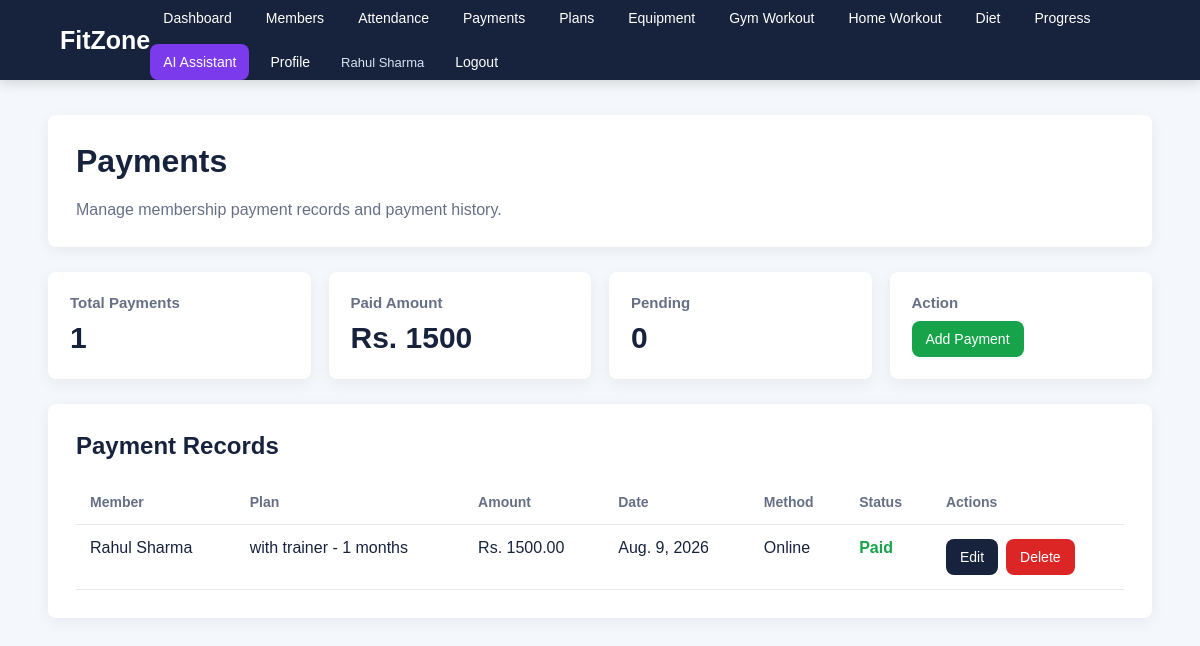
Page /payments/ (signed in) on the committed database.
### gymapp/models.py (models this page shows, shortened)
class CustomUser(AbstractUser):
    ROLE_CHOICES = [
        ("admin", "Admin"),
        ("member", "Member"),
    ]
    role = models.CharField(
        max_length=20,
        choices=ROLE_CHOICES,
        default="member"
    )

class Payment(models.Model):
    PAYMENT_MODE_CHOICES = [
        ("Cash", "Cash"),
        ("Online", "Online"),
    ]
    PAYMENT_STATUS_CHOICES = [
        ("Pending", "Pending"),
        ("Paid", "Paid"),
        ("Failed", "Failed"),
    ]
    member = models.ForeignKey(
        MemberProfile,
        on_delete=models.CASCADE,
        related_name="payments"
    )
    plan = models.ForeignKey(
        MembershipPlan,
        on_delete=models.SET_NULL,
        null=True,
        blank=True,
        related_name="payments"
    )
    amount = models.DecimalField(
        max_digits=10,
        decimal_places=2
    )
    payment_date = models.DateField(
        default=timezone.now
    )
    payment_method = models.CharField(
        max_length=20,
        choices=PAYMENT_MODE_CHOICES
    )
    payment_status = models.CharField(
        max_length=20,
        choices=PAYMENT_STATUS_CHOICES,
        default="Pending"
    )
    notes = models.TextField(blank=True)

class MemberProfile(models.Model):
    GENDER_CHOICES = [
        ("Male", "Male"),
        ("Female", "Female"),
        ("Other", "Other"),
    ]
    GOAL_CHOICES = [
        ("Weight Gain", "Weight Gain"),
        ("Weight Loss", "Weight Loss"),
        ("Muscle Gain", "Muscle Gain"),
        ("Maintain Weight", "Maintain Weight"),
        ("General Fitness", "General Fitness"),
    ]
    user = models.OneToOneField(
        settings.AUTH_USER_MODEL,
        on_delete=models.CASCADE,
        related_name="member_profile"
    )
    full_name = models.CharField(max_length=100)
    mobile = models.CharField(max_length=15)
    email = models.EmailField(
        blank=True,
        null=True
    )
    age = models.PositiveIntegerField(
        blank=True,
        null=True
    )
    gender = models.CharField(
        max_length=10,
        choices=GENDER_CHOICES,
        blank=True,
        null=True
    )
    goal = models.CharField(
        max_length=30,
        choices=GOAL_CHOICES,
        blank=True
    )
    address = models.TextField(blank=True)
    joining_date = models.DateField(
        default=timezone.now
    )
    plan = models.ForeignKey(
        MembershipPlan,
        on_delete=models.SET_NULL,
        null=True,
        blank=True,
        related_name="members"
    )
    ai_plan = models.ForeignKey(
        AIPlan,
        on_delete=models.SET_NULL,
        null=True,
        blank=True,
        related_name="ai_members"
    )
    trainer = models.ForeignKey(
        Trainer,
        on_delete=models.SET_NULL,
        null=True,
        blank=True,
        related_name="members"
    )
    membership_start = models.DateField(
        null=True,
        blank=True
    )
    membership_end_date = models.DateField(
        null=True,
        blank=True
    )

class MembershipPlan(models.Model):
    name = models.CharField(max_length=100)
    duration_months = models.PositiveIntegerField()
    fee = models.DecimalField(
        max_digits=10,
        decimal_places=2
    )
    description = models.TextField(blank=True)
    def __str__(self):
        return f"{self.name} - {self.duration_months} months"

### gymapp/views.py (the view)
# urls.py: path("payments/", views.payments, name="payments"),
@login_required
def payments(request):
    payment_list = Payment.objects.select_related("member", "plan").all().order_by(
        "-payment_date"
    )
    paid_total = payment_list.filter(payment_status="Paid").aggregate(total=Sum("amount"))[
        "total"
    ] or 0
    pending_count = payment_list.filter(payment_status="Pending").count()
    return render(
        request,
        "payments.html",
        {
            "payments": payment_list,
            "paid_total": paid_total,
            "pending_count": pending_count,
        },
    )

### templates/payments.html
{% extends "base.html" %}
{% block content %}
<div class="page-container">
    <div class="page-header">
        <h1>Payments</h1>
        <p>Manage membership payment records and payment history.</p>
    </div>
    <div class="stats">
        <div class="stat">
            <h3>Total Payments</h3>
            <div class="number">{{ payments|length }}</div>
        </div>
        <div class="stat">
            <h3>Paid Amount</h3>
            <div class="number">Rs. {{ paid_total }}</div>
        </div>
        <div class="stat">
            <h3>Pending</h3>
            <div class="number">{{ pending_count }}</div>
        </div>
        <div class="stat">
            <h3>Action</h3>
            <a href="{% url 'payment_add' %}" class="button success">Add Payment</a>
        </div>
    </div>
    <div class="section">
        <h2>Payment Records</h2>
        {% if payments %}
            <div class="table-wrapper">
                <table>
                    <thead>
                        <tr>
                            <th>Member</th>
                            <th>Plan</th>
                            <th>Amount</th>
                            <th>Date</th>
                            <th>Method</th>
                            <th>Status</th>
                            <th>Actions</th>
                        </tr>
                    </thead>
                    <tbody>
                        {% for payment in payments %}
                            <tr>
                                <td>{{ payment.member.full_name }}</td>
                                <td>{{ payment.plan|default:"-" }}</td>
                                <td>Rs. {{ payment.amount }}</td>
                                <td>{{ payment.payment_date }}</td>
                                <td>{{ payment.payment_method }}</td>
                                <td>
                                    {% if payment.payment_status == "Paid" %}
                                        <span class="status-good">Paid</span>
                                    {% else %}
                                        <span class="status-bad">{{ payment.payment_status }}</span>
                                    {% endif %}
                                </td>
                                <td>
                                    <div class="actions">
                                        <a href="{% url 'payment_edit' payment.pk %}" class="button">Edit</a>
                                        <a href="{% url 'payment_delete' payment.pk %}" class="button danger">Delete</a>
                                    </div>
                                </td>
                            </tr>
                        {% endfor %}
                    </tbody>
                </table>
            </div>
        {% else %}
            <div class="empty">No payment records found.</div>
        {% endif %}
    </div>
</div>
{% endblock %}

### templates/base.html (shortened to what this page needs)
<!DOCTYPE html>
<html lang="en">
<head>
</head>
<body>
    <nav class="navbar">
        <a href="{% url 'dashboard' %}" class="logo">FitZone</a>
        <div class="nav-links">
            {% if user.is_authenticated %}
                <a href="{% url 'dashboard' %}">Dashboard</a>
                <a href="{% url 'members' %}">Members</a>
                <a href="{% url 'attendance' %}">Attendance</a>
                <a href="{% url 'payments' %}">Payments</a>
                <a href="{% url 'membership_plans' %}">Plans</a>
                <a href="{% url 'equipment' %}">Equipment</a>
                <a href="{% url 'workout' %}">Gym Workout</a>
                <a href="{% url 'home_workout' %}">Home Workout</a>
                <a href="{% url 'diet' %}">Diet</a>
                <a href="{% url 'progress' %}">Progress</a>
                <a href="{% url 'ai_assistant' %}" class="ai-link">AI Assistant</a>
                <a href="{% url 'profile' %}">Profile</a>
                <span class="user-label">{{ user.get_full_name|default:user.username }}</span>
                <form method="post" action="{% url 'logout' %}">
                    <button type="submit" class="logout-button">Logout</button>
                </form>
            {% else %}
                <a href="{% url 'login' %}">Login</a>
                <a href="{% url 'register' %}">Register</a>
            {% endif %}
        </div>
    </nav>
    <div class="content">
        {% block content %}{% endblock %}
    </div>
</body>
</html>

### templates/base.html (style rules this page uses)
* { box-sizing: border-box; }
body { margin: 0; font-family: Arial, sans-serif; background: #f4f7fb; color: #17233c; }
a { color: inherit; text-decoration: none; }
.navbar { background: #17233c; padding: 0 5%; min-height: 70px; display: flex; align-items: center; justify-content: space-between; box-shadow: 0 3px 12px rgba(0, 0, 0, 0.15); }
.logo { color: white; font-size: 25px; font-weight: bold; }
.nav-links { display: flex; gap: 8px; align-items: center; flex-wrap: wrap; }
.nav-links a, .logout-button { color: white; background: transparent; border: 0; padding: 10px 13px; border-radius: 8px; font-size: 14px; font-family: Arial, sans-serif; cursor: pointer; }
.ai-link { background: #7c3aed !important; }
.user-label { color: #dbe4f0; font-size: 13px; padding: 8px 10px; }
.content { min-height: calc(100vh - 70px); }
.page-container { width: 92%; max-width: 1200px; margin: 35px auto; }
.page-header, .section, .card { background: white; padding: 28px; border-radius: 8px; margin-bottom: 25px; box-shadow: 0 4px 15px rgba(0, 0, 0, 0.06); }
.page-header h1, .section h2, .card h2 { margin-top: 0; }
.page-header p { margin-bottom: 0; color: #667085; }
.stats { display: grid; grid-template-columns: repeat(4, 1fr); gap: 18px; margin-bottom: 25px; }
.stat { background: white; padding: 22px; border-radius: 8px; box-shadow: 0 4px 15px rgba(0, 0, 0, 0.06); }
.stat h3 { margin: 0 0 10px; color: #667085; font-size: 15px; }
.number { font-size: 30px; font-weight: bold; }
.table-wrapper { overflow-x: auto; }
table { width: 100%; border-collapse: collapse; }
th, td { padding: 14px; text-align: left; border-bottom: 1px solid #e5e7eb; vertical-align: top; }
th { color: #667085; font-size: 14px; }
.actions { display: flex; gap: 8px; flex-wrap: wrap; align-items: center; }
.button, button.button { display: inline-block; border: 0; border-radius: 8px; background: #17233c; color: white; padding: 10px 14px; font-family: Arial, sans-serif; font-size: 14px; cursor: pointer; }
.button.danger { background: #dc2626; }
.button.success { background: #16a34a; }
.status-good { color: #16a34a; font-weight: bold; }

### rows in the picture
CustomUser: get_full_name "Rahul Sharma"
Payment: member.full_name "Rahul Sharma", plan "with trainer - 1 months", amount "1500.00", payment_date "Aug. 9, 2026", payment_method "Online", payment_status "Paid"

### other values in the picture
{{ payments|length }} "1"
{{ paid_total }} "1500"
{{ pending_count }} "0"
